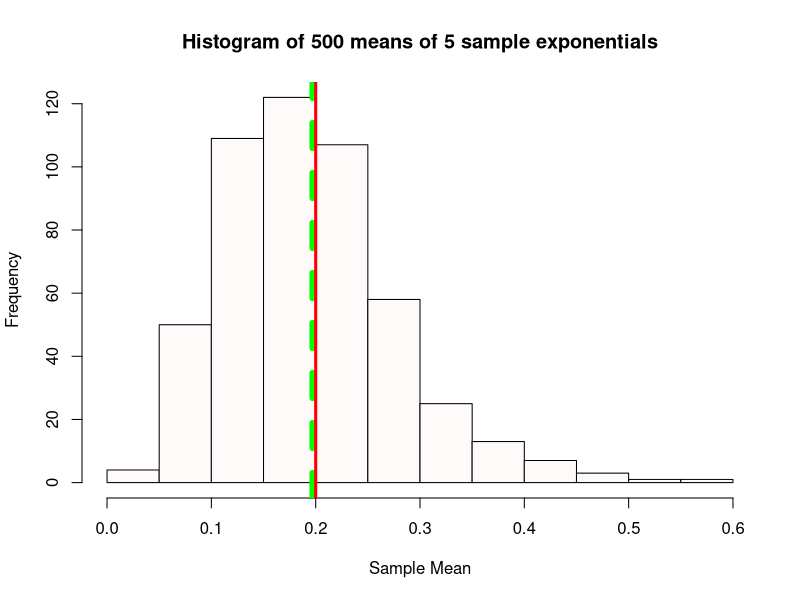
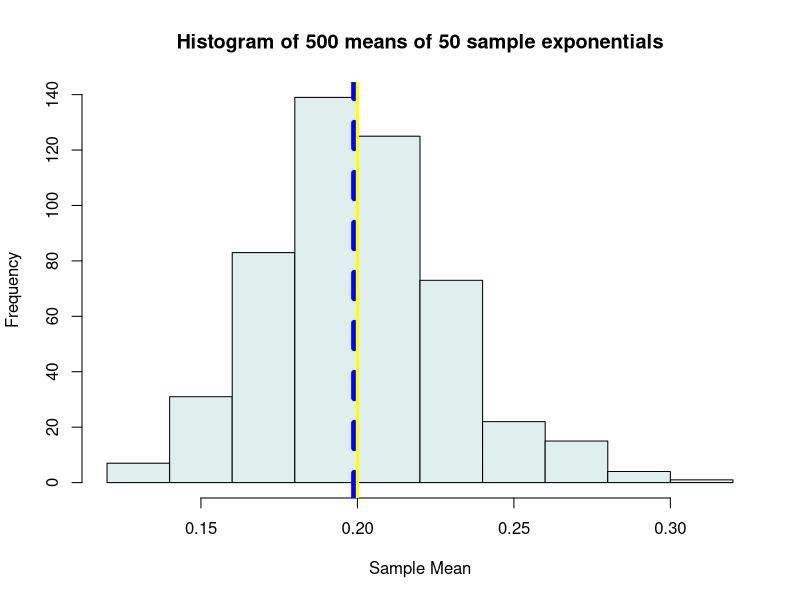
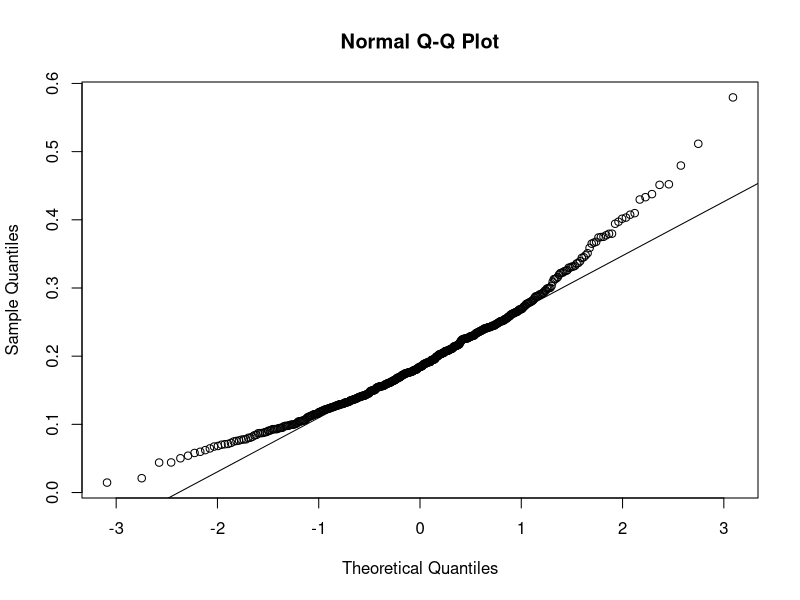
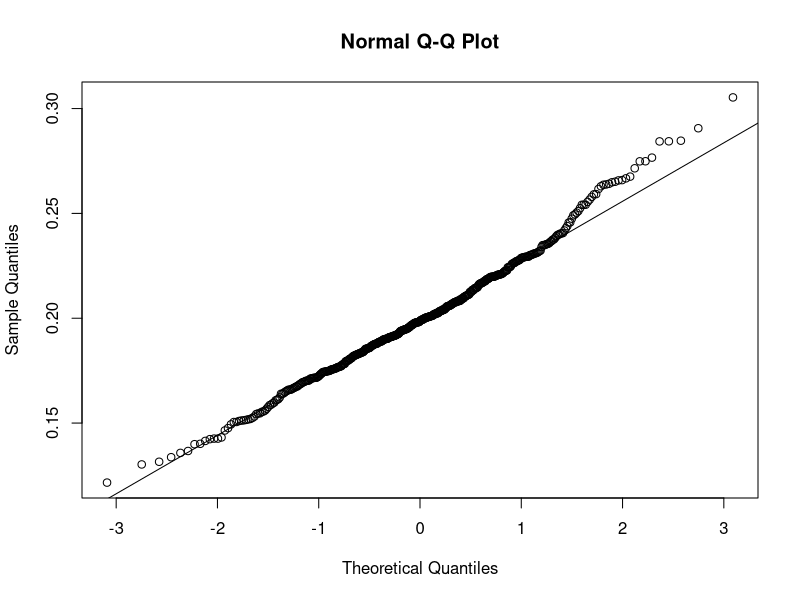

These charts were generated, in order, by the following R code:
## ---- chunk 1
knitr::opts_chunk$set(echo = TRUE)
## ---- chunk 2
###Algorithm)

#Sample size = 500
sample_size <- 500
#U(0.5)
a <- 0
b <- 5
#Binomial with number of trials = 15, p = 0.2
number_trials <- 15
p <- 0.2
mu <- 2
#Exp(5)
lambda <- 5

#1)
numList <- runif(sample_size, min = a, max = b)
#NA = numlist

storedData = rep(NA, sample_size)
for (i in 1:sample_size){
  storedData[i] = i
  #Generate random sample of size n for the particular distribution (see I-IV)
  #2)
  rb <- rbinom(numList, size = number_trials, prob = p)
  paste0(rb)
  #3)
  rxp <- rexp(numList, rate = lambda)
  paste0(rxp)
  #4)
  rp <- rpois(numList, mu)
  paste0(rp)
  #####################################################
  #Take the average over the n sampled values.
  #Store the average into your vector from Step 1.
  numListVar <- var(numList)
}
paste0("numListMean: ", sum(numList)/sample_size)
paste0("numListVar: ", numListVar)
## ---- chunk 3
# if the sample size is 5
n <- 5
simulatedData5 <- matrix(rexp(n*sample_size, lambda), nrow=sample_size, ncol=n)
simMeans5 <- apply(simulatedData5, 1, mean)
sampleMean5 <- round(mean(simMeans5),3);
paste0("sampleMean for n = 5: " , sampleMean5)
theoreticalMean5 <- round(1/lambda,3);
paste0("theoreticalMean for n = 5: ", theoreticalMean5)
# if the sample size is 50
m <- 50
simulatedData50 <- matrix(rexp(m*sample_size, lambda), nrow=sample_size, ncol=m)
simMeans50 <- apply(simulatedData50, 1, mean)
sampleMean50 <- round(mean(simMeans50),3);
paste0("sampleMean for n = 50: " , sampleMean50)
theoreticalMean50 <- round(1/lambda,3);
paste0("theoreticalMean for n = 50: ", theoreticalMean50)
## ---- chunk 4
## if the sample size is 5
simulatedData5 <- matrix(rexp(n*sample_size, lambda), nrow=sample_size, ncol=n)
simMeans5 <- apply(simulatedData5, 1, mean)
sampleVar5 <- round(var(simMeans5), 3)
paste0("sampleVariance for n = 5: ", sampleVar5)
theoretcalVar5 <- round((1/lambda)^2/n,3);
paste0("theoreticalVariance for n = 5: ", theoretcalVar5)
## if the sample size is 50 
simulatedData50 <- matrix(rexp(m*sample_size, lambda), nrow=sample_size, ncol=m)
simMeans50 <- apply(simulatedData50, 1, mean)
sampleVar50 <- round(var(simMeans50), 3)
paste0("sampleVariance for n = 50: ", sampleVar50)
theoretcalVar50 <- round((1/lambda)^2/n,3);
paste0("theoreticalVariance for n = 50: ", theoretcalVar50)
## ---- chunk 5
hist(simMeans5, col="snow", main="Histogram of 500 means of 5 sample exponentials", xlab="Sample Mean", ylab="Frequency")
abline(v=sampleMean5, col="green", lwd=6, lty=2)
abline(v=theoreticalMean5, col="red", lwd=3)
hist(simMeans50, col="azure2", main="Histogram of 500 means of 50 sample exponentials", xlab="Sample Mean", ylab="Frequency");
abline(v=sampleMean50, col="blue", lwd=6, lty=2)
abline(v=theoreticalMean50, col="yellow", lwd=3)
## ---- chunk 6
qqnorm(simMeans5)
qqline(simMeans5)
qqnorm(simMeans50)
qqline(simMeans50)
## ---- chunk 7
m2 <- 50
p2 <- 0.2
X <- rbinom(m2,prob = p, size = m2)
bMeans <- 40000
xMeanArray <- array(dim = bMeans)
for(i in 1:bMeans){
  # sample(<your_vector_of_50_binomial_random_numbers>, sample = 50, replace = TRUE)
  xMeanArray[i] <- mean(sample(X, n, replace = TRUE))
}
v <- var(xMeanArray)
## ---- chunk 8
paste0("Bootstrap Variance: " , v)
## ---- chunk 9
#theoretical = np(1-p)/n
t <- m2*p2*(1-p2)/m2
paste0("Theoretical variance: ", t)
